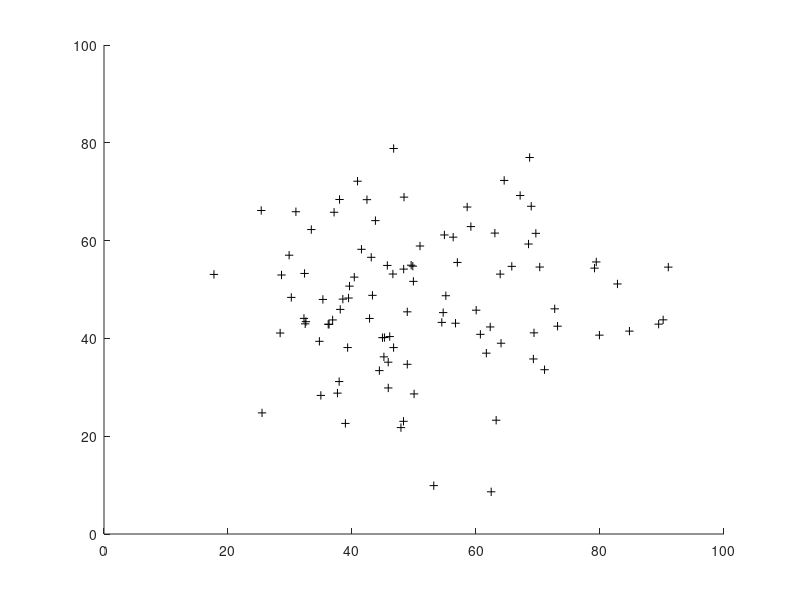
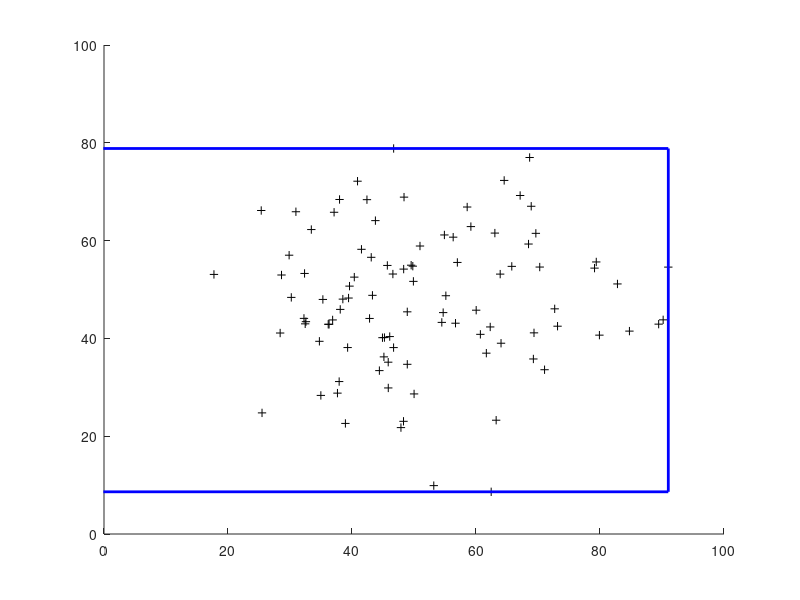
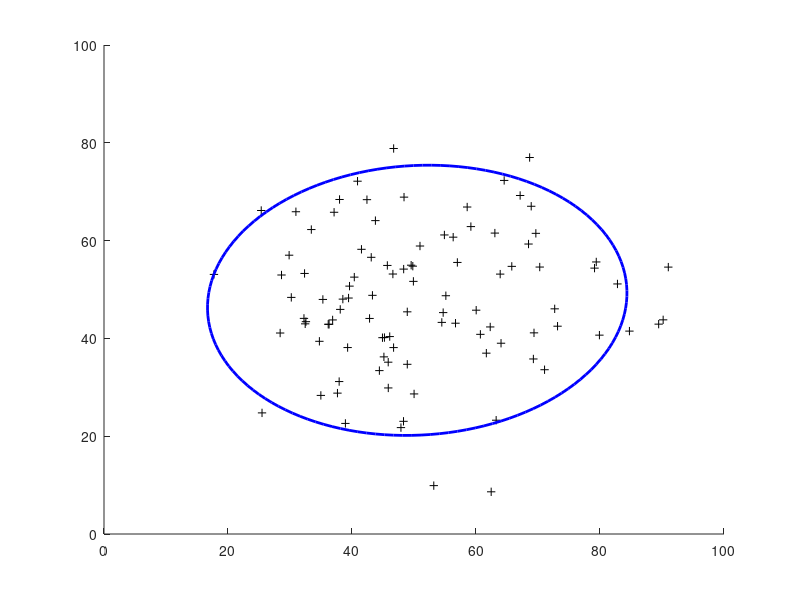

Source code (MATLAB) for these figures, in order: (Note: this script raises an error after producing the figures.)
%POINTS2D_DEMO  One-line description here, please.
%
%   output = points2d_demo(input)
%
%   Example
%   points2d_demo
%
%   See also
%
 
% ------
% Author: David Legland
% e-mail: david.legland@inra.fr
% Created: 2020-01-08,    using Matlab 9.7.0.1247435 (R2019b) Update 2
% Copyright 2020 INRA - Cepia Software Platform.

%% generate data

rng(42);
pts = randn([100 2]) * 15 + 50;

figure; hold on; axis([0 100 0 100]);
drawPoint(pts, 'k+');
print(gcf, 'points2d.png', '-dpng');

centPts = centroid(pts);


%% bounding box

bbox = boundingBox(pts);

figure; hold on; axis([0 100 0 100]);
drawPoint(pts, 'k+');
drawBox(bbox, 'color', 'b', 'linewidth', 2);
print(gcf, 'points2d_bbox.png', '-dpng');


%% equivalent ellipse

elli = equivalentEllipse(pts);

figure; hold on; axis([0 100 0 100]);
drawPoint(pts, 'k+');
drawEllipse(elli, 'color', 'b', 'linewidth', 2);
print(gcf, 'points2d_ellipse.png', '-dpng');


%% equivalent ellipse

hull = convexHull(pts);

figure; hold on; axis([0 100 0 100]);
drawPoint(pts, 'k+');
drawPolygon(hull, 'color', 'b', 'linewidth', 2);
print(gcf, 'points2d_hull.png', '-dpng');


%% everything together

figure; hold on; axis([0 100 0 100]);
hp = drawPoint(pts, 'color', 'k', 'marker', 'o', 'linewidth', 2);
hc = drawPoint(centPts, 'color', 'b', 'marker', '*', 'linewidth', 2, 'MarkerSize', 10);
hb = drawBox(bbox, 'color', [0 0 .7], 'linewidth', 2);
he = drawEllipse(elli, 'color', [.7 0 0], 'linewidth', 2);
hh = drawPolygon(hull, 'color', [0 .7 0], 'linewidth', 2);
legend({'Points', 'Centroid', 'BoundingBox', 'Equiv. Ellipse', 'Conv. Hull'}, 'Location', 'NorthEast');
print(gcf, 'points2d_demo.png', '-dpng');
